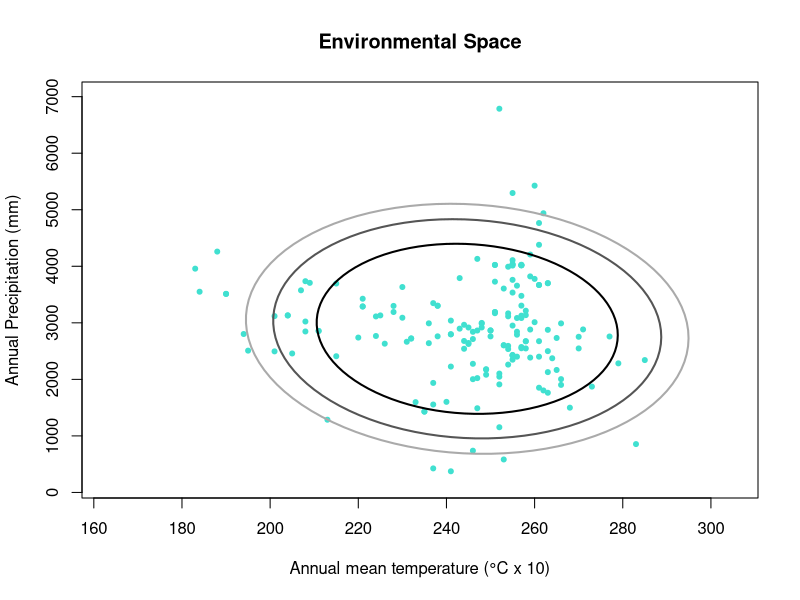
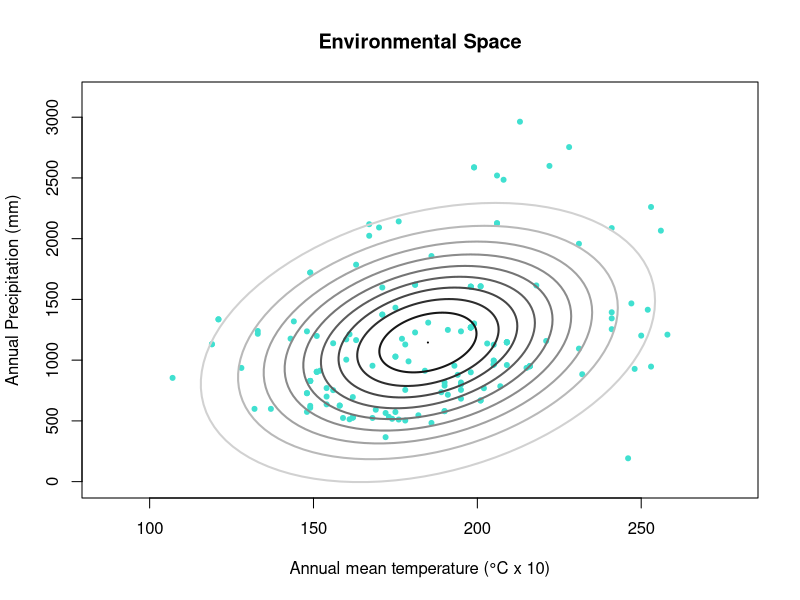

Source code (R) for these figures, in order:
# function e.ellipse
# 2021-05-20

# Description: "e.ellipse" ---------------
# The function e.ellipse creates confidence regions, ellipses based on the 
# Mahalanobis distance that can be used as borders for suitable environments of 
# a species
# Currently it only works with three alpha levels

## Parameters: 
# mu = the mean of the columns that contain environmental data, such as 
# temperature and precipitation 
# Sigma = the covariance of the occurence
# enames = character vector with the names of the environmental variables

## Output
# A plot with the environmental space of a species and three ellipses

# The functions code: e.ellipse --------------

e.ellipse <- function(mu, Sigma, alpha = 0.95, enames) {
  # create a list
  els <- list()
  
  la <- length(alpha)
  
  for(i in 1:la){
    els[[i]] <- ellipse::ellipse(centre = mu, x= Sigma, level = alpha[i]) 
    # create a loop that inputs the ellipses into the empty list based on the 
    # chosen alpha levels (loop repeats for as many alpha levels are put in)
  }
  # create a scale of grays for the ellipses
  pal <- gray(0:(la - 1)/la)
  
  # define values for xlim and ylim to adjust the margins
  xs <- c(min(occ[,1]) -20, max(occ[,1]) +20)
  ys <- c(min(occ[,2]) -200, max(occ[,2]) +200)
  
  # create a plot that shows the occurences in the environmental space 
  plot(occ[,1], occ[,2], pch=20, col= "turquoise", xlab=enames[1],
       ylab=enames[2], main="Environmental Space", xlim = xs, ylim = ys)
  
  # create a loop to write ellipse-lines with different gray colors
  for(i in 1:la){
    lines(els[[i]], col= pal[i], lwd = 2)
  }
  
}

# Main: How to use "e.ellipse" --------------

## packages needed: ellipse


## Example 1: three different alpha levels

# read table with occurrences
occ <- read.csv ("./Threnetes_ruckeri_occ_bios.csv",header=T)[,-(1:2)]

# choose alpha level
alpha <- c(0.75, 0.9, 0.95)

# calculate the parameters
# mu calculates the means of the columns that contain the occurrneces
mu <- colMeans(occ)
# Sigma calculates the covariance of the occurrences
Sigma <- cov(occ)
# Define names for the environmental type
names1 <- c("Annual mean temperature (°C x 10)","Annual Precipitation (mm)") 

# apply function  
f <- e.ellipse(mu, Sigma, alpha, enames = names1)


## Example 2:

occ <- read.csv("./Catasticta_nimbice_bios.csv",header=T)[,-(1:2)]

# alpha-level as a sequence from 0 to 1, every 0.1 steps
alpha2 <- seq(0,1,by = 0.1)

mu2 <- colMeans(occ)
Sigma2 <- cov(occ)
names2 <- c("Annual mean temperature (°C x 10)","Annual Precipitation (mm)") 

f <- e.ellipse(mu = mu2, Sigma = Sigma2, alpha = alpha2, enames = names2)
